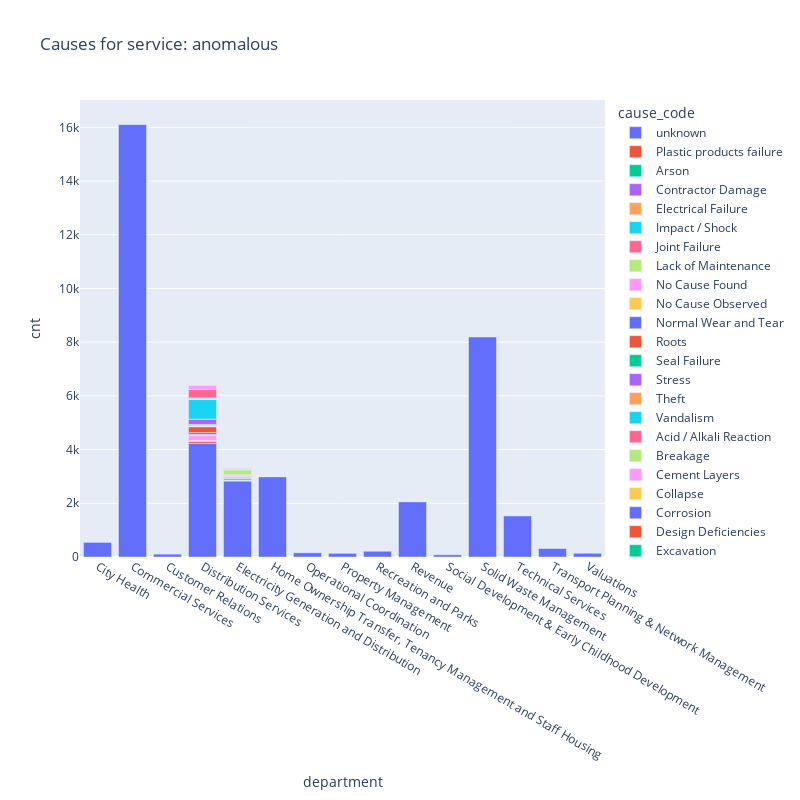

Notebook source saved alongside this figure:
### Code cell
import plotly.express as px

fig = px.bar(sum_table, x="department", y="cnt", color="cause_code", title="Causes for service: anomalous",
                 width=800, height=800)
fig.show()

### Figure 1 — Plotly figure (JSON) as saved in the notebook; plotly's stock layout.template omitted (floating-point values rounded to 4 significant figures)
{"data": [{"alignmentgroup": "True", "hovertemplate": "cause_code=unknown<br>department=%{x}<br>cnt=%{y}<extra></extra>", "legendgroup": "unknown", "marker": {"color": "#636efa", "pattern": {"shape": ""}}, "name": "unknown", "offsetgroup": "unknown", "orientation": "v", "showlegend": true, "textposition": "auto", "type": "bar", "x": ["City Health", "Commercial Services", "Customer Relations", "Distribution Services", "Electricity Generation and Distribution", "Home Ownership Transfer, Tenancy Management and Staff Housing", "Operational Coordination", "Property Management", "Recreation and Parks", "Revenue", "Social Development & Early Childhood Development", "Solid Waste Management", "Technical Services", "Transport Planning & Network Management", "Valuations"], "xaxis": "x", "y": [555, 16127, 107, 4229, 2840, 2994, 156, 135, 214, 2052, 82, 8195, 1528, 328, 138], "yaxis": "y"}, {"alignmentgroup": "True", "hovertemplate": "cause_code=Plastic products failure<br>department=%{x}<br>cnt=%{y}<extra></extra>", "legendgroup": "Plastic products failure", "marker": {"color": "#EF553B", "pattern": {"shape": ""}}, "name": "Plastic products failure", "offsetgroup": "Plastic products failure", "orientation": "v", "showlegend": true, "textposition": "auto", "type": "bar", "x": ["City Health", "Commercial Services", "Distribution Services"], "xaxis": "x", "y": [1, 4, 69], "yaxis": "y"}, {"alignmentgroup": "True", "hovertemplate": "cause_code=Arson<br>department=%{x}<br>cnt=%{y}<extra></extra>", "legendgroup": "Arson", "marker": {"color": "#00cc96", "pattern": {"shape": ""}}, "name": "Arson", "offsetgroup": "Arson", "orientation": "v", "showlegend": true, "textposition": "auto", "type": "bar", "x": ["Commercial Services"], "xaxis": "x", "y": [1], "yaxis": "y"}, {"alignmentgroup": "True", "hovertemplate": "cause_code=Contractor Damage<br>department=%{x}<br>cnt=%{y}<extra></extra>", "legendgroup": "Contractor Damage", "marker": {"color": "#ab63fa", "pattern": {"shape": ""}}, "name": "Contractor Damage", "offsetgroup": "Contractor Damage", "orientation": "v", "showlegend": true, "textposition": "auto", "type": "bar", "x": ["Commercial Services", "Distribution Services"], "xaxis": "x", "y": [2, 2], "yaxis": "y"}, {"alignmentgroup": "True", "hovertemplate": "cause_code=Electrical Failure<br>department=%{x}<br>cnt=%{y}<extra></extra>", "legendgroup": "Electrical Failure", "marker": {"color": "#FFA15A", "pattern": {"shape": ""}}, "name": "Electrical Failure", "offsetgroup": "Electrical Failure", "orientation": "v", "showlegend": true, "textposition": "auto", "type": "bar", "x": ["Commercial Services"], "xaxis": "x", "y": [1], "yaxis": "y"}, {"alignmentgroup": "True", "hovertemplate": "cause_code=Impact / Shock<br>department=%{x}<br>cnt=%{y}<extra></extra>", "legendgroup": "Impact / Shock", "marker": {"color": "#19d3f3", "pattern": {"shape": ""}}, "name": "Impact / Shock", "offsetgroup": "Impact / Shock", "orientation": "v", "showlegend": true, "textposition": "auto", "type": "bar", "x": ["Commercial Services", "Distribution Services"], "xaxis": "x", "y": [1, 9], "yaxis": "y"}, {"alignmentgroup": "True", "hovertemplate": "cause_code=Joint Failure<br>department=%{x}<br>cnt=%{y}<extra></extra>", "legendgroup": "Joint Failure", "marker": {"color": "#FF6692", "pattern": {"shape": ""}}, "name": "Joint Failure", "offsetgroup": "Joint Failure", "orientation": "v", "showlegend": true, "textposition": "auto", "type": "bar", "x": ["Commercial Services", "Distribution Services"], "xaxis": "x", "y": [1, 28], "yaxis": "y"}, {"alignmentgroup": "True", "hovertemplate": "cause_code=Lack of Maintenance<br>department=%{x}<br>cnt=%{y}<extra></extra>", "legendgroup": "Lack of Maintenance", "marker": {"color": "#B6E880", "pattern": {"shape": ""}}, "name": "Lack of Maintenance", "offsetgroup": "Lack of Maintenance", "orientation": "v", "showlegend": true, "textposition": "auto", "type": "bar", "x": ["Commercial Services", "Distribution Services"], "xaxis": "x", "y": [1, 2], "yaxis": "y"}, {"alignmentgroup": "True", "hovertemplate": "cause_code=No Cause Found<br>department=%{x}<br>cnt=%{y}<extra></extra>", "legendgroup": "No Cause Found", "marker": {"color": "#FF97FF", "pattern": {"shape": ""}}, "name": "No Cause Found", "offsetgroup": "No Cause Found", "orientation": "v", "showlegend": true, "textposition": "auto", "type": "bar", "x": ["Commercial Services", "Distribution Services", "Home Ownership Transfer, Tenancy Management and Staff Housing"], "xaxis": "x", "y": [11, 179, 1], "yaxis": "y"}, {"alignmentgroup": "True", "hovertemplate": "cause_code=No Cause Observed<br>department=%{x}<br>cnt=%{y}<extra></extra>", "legendgroup": "No Cause Observed", "marker": {"color": "#FECB52", "pattern": {"shape": ""}}, "name": "No Cause Observed", "offsetgroup": "No Cause Observed", "orientation": "v", "showlegend": true, "textposition": "auto", "type": "bar", "x": ["Commercial Services", "Distribution Services", "Home Ownership Transfer, Tenancy Management and Staff Housing"], "xaxis": "x", "y": [9, 44, 1], "yaxis": "y"}, {"alignmentgroup": "True", "hovertemplate": "cause_code=Normal Wear and Tear<br>department=%{x}<br>cnt=%{y}<extra></extra>", "legendgroup": "Normal Wear and Tear", "marker": {"color": "#636efa", "pattern": {"shape": ""}}, "name": "Normal Wear and Tear", "offsetgroup": "Normal Wear and Tear", "orientation": "v", "showlegend": true, "textposition": "auto", "type": "bar", "x": ["Commercial Services", "Distribution Services"], "xaxis": "x", "y": [2, 68], "yaxis": "y"}, {"alignmentgroup": "True", "hovertemplate": "cause_code=Roots<br>department=%{x}<br>cnt=%{y}<extra></extra>", "legendgroup": "Roots", "marker": {"color": "#EF553B", "pattern": {"shape": ""}}, "name": "Roots", "offsetgroup": "Roots", "orientation": "v", "showlegend": true, "textposition": "auto", "type": "bar", "x": ["Commercial Services", "Distribution Services"], "xaxis": "x", "y": [1, 222], "yaxis": "y"}, {"alignmentgroup": "True", "hovertemplate": "cause_code=Seal Failure<br>department=%{x}<br>cnt=%{y}<extra></extra>", "legendgroup": "Seal Failure", "marker": {"color": "#00cc96", "pattern": {"shape": ""}}, "name": "Seal Failure", "offsetgroup": "Seal Failure", "orientation": "v", "showlegend": true, "textposition": "auto", "type": "bar", "x": ["Commercial Services", "Distribution Services"], "xaxis": "x", "y": [1, 6], "yaxis": "y"}, {"alignmentgroup": "True", "hovertemplate": "cause_code=Stress<br>department=%{x}<br>cnt=%{y}<extra></extra>", "legendgroup": "Stress", "marker": {"color": "#ab63fa", "pattern": {"shape": ""}}, "name": "Stress", "offsetgroup": "Stress", "orientation": "v", "showlegend": true, "textposition": "auto", "type": "bar", "x": ["Commercial Services", "Distribution Services"], "xaxis": "x", "y": [1, 2], "yaxis": "y"}, {"alignmentgroup": "True", "hovertemplate": "cause_code=Theft<br>department=%{x}<br>cnt=%{y}<extra></extra>", "legendgroup": "Theft", "marker": {"color": "#FFA15A", "pattern": {"shape": ""}}, "name": "Theft", "offsetgroup": "Theft", "orientation": "v", "showlegend": true, "textposition": "auto", "type": "bar", "x": ["Commercial Services", "Distribution Services", "Electricity Generation and Distribution"], "xaxis": "x", "y": [1, 7, 1], "yaxis": "y"}, {"alignmentgroup": "True", "hovertemplate": "cause_code=Vandalism<br>department=%{x}<br>cnt=%{y}<extra></extra>", "legendgroup": "Vandalism", "marker": {"color": "#19d3f3", "pattern": {"shape": ""}}, "name": "Vandalism", "offsetgroup": "Vandalism", "orientation": "v", "showlegend": true, "textposition": "auto", "type": "bar", "x": ["Commercial Services", "Distribution Services"], "xaxis": "x", "y": [2, 1], "yaxis": "y"}, {"alignmentgroup": "True", "hovertemplate": "cause_code=Acid / Alkali Reaction<br>department=%{x}<br>cnt=%{y}<extra></extra>", "legendgroup": "Acid / Alkali Reaction", "marker": {"color": "#FF6692", "pattern": {"shape": ""}}, "name": "Acid / Alkali Reaction", "offsetgroup": "Acid / Alkali Reaction", "orientation": "v", "showlegend": true, "textposition": "auto", "type": "bar", "x": ["Distribution Services"], "xaxis": "x", "y": [3], "yaxis": "y"}, {"alignmentgroup": "True", "hovertemplate": "cause_code=Breakage<br>department=%{x}<br>cnt=%{y}<extra></extra>", "legendgroup": "Breakage", "marker": {"color": "#B6E880", "pattern": {"shape": ""}}, "name": "Breakage", "offsetgroup": "Breakage", "orientation": "v", "showlegend": true, "textposition": "auto", "type": "bar", "x": ["Distribution Services"], "xaxis": "x", "y": [1], "yaxis": "y"}, {"alignmentgroup": "True", "hovertemplate": "cause_code=Cement Layers<br>department=%{x}<br>cnt=%{y}<extra></extra>", "legendgroup": "Cement Layers", "marker": {"color": "#FF97FF", "pattern": {"shape": ""}}, "name": "Cement Layers", "offsetgroup": "Cement Layers", "orientation": "v", "showlegend": true, "textposition": "auto", "type": "bar", "x": ["Distribution Services"], "xaxis": "x", "y": [1], "yaxis": "y"}, {"alignmentgroup": "True", "hovertemplate": "cause_code=Collapse<br>department=%{x}<br>cnt=%{y}<extra></extra>", "legendgroup": "Collapse", "marker": {"color": "#FECB52", "pattern": {"shape": ""}}, "name": "Collapse", "offsetgroup": "Collapse", "orientation": "v", "showlegend": true, "textposition": "auto", "type": "bar", "x": ["Distribution Services"], "xaxis": "x", "y": [7], "yaxis": "y"}, {"alignmentgroup": "True", "hovertemplate": "cause_code=Corrosion<br>department=%{x}<br>cnt=%{y}<extra></extra>", "legendgroup": "Corrosion", "marker": {"color": "#636efa", "pattern": {"shape": ""}}, "name": "Corrosion", "offsetgroup": "Corrosion", "orientation": "v", "showlegend": true, "textposition": "auto", "type": "bar", "x": ["Distribution Services", "Electricity Generation and Distribution"], "xaxis": "x", "y": [22, 2], "yaxis": "y"}, {"alignmentgroup": "True", "hovertemplate": "cause_code=Design Deficiencies<br>department=%{x}<br>cnt=%{y}<extra></extra>", "legendgroup": "Design Deficiencies", "marker": {"color": "#EF553B", "pattern": {"shape": ""}}, "name": "Design Deficiencies", "offsetgroup": "Design Deficiencies", "orientation": "v", "showlegend": true, "textposition": "auto", "type": "bar", "x": ["Distribution Services"], "xaxis": "x", "y": [9], "yaxis": "y"}, {"alignmentgroup": "True", "hovertemplate": "cause_code=Excavation<br>department=%{x}<br>cnt=%{y}<extra></extra>", "legendgroup": "Excavation", "marker": {"color": "#00cc96", "pattern": {"shape": ""}}, "name": "Excavation", "offsetgroup": "Excavation", "orientation": "v", "showlegend": true, "textposition": "auto", "type": "bar", "x": ["Distribution Services", "Electricity Generation and Distribution"], "xaxis": "x", "y": [25, 2], "yaxis": "y"}, {"alignmentgroup": "True", "hovertemplate": "cause_code=Fats<br>department=%{x}<br>cnt=%{y}<extra></extra>", "legendgroup": "Fats", "marker": {"color": "#ab63fa", "pattern": {"shape": ""}}, "name": "Fats", "offsetgroup": "Fats", "orientation": "v", "showlegend": true, "textposition": "auto", "type": "bar", "x": ["Distribution Services"], "xaxis": "x", "y": [198], "yaxis": "y"}, {"alignmentgroup": "True", "hovertemplate": "cause_code=Ferrule Failure<br>department=%{x}<br>cnt=%{y}<extra></extra>", "legendgroup": "Ferrule Failure", "marker": {"color": "#FFA15A", "pattern": {"shape": ""}}, "name": "Ferrule Failure", "offsetgroup": "Ferrule Failure", "orientation": "v", "showlegend": true, "textposition": "auto", "type": "bar", "x": ["Distribution Services"], "xaxis": "x", "y": [1], "yaxis": "y"}, {"alignmentgroup": "True", "hovertemplate": "cause_code=Foreign Objects<br>department=%{x}<br>cnt=%{y}<extra></extra>", "legendgroup": "Foreign Objects", "marker": {"color": "#19d3f3", "pattern": {"shape": ""}}, "name": "Foreign Objects", "offsetgroup": "Foreign Objects", "orientation": "v", "showlegend": true, "textposition": "auto", "type": "bar", "x": ["Distribution Services"], "xaxis": "x", "y": [727], "yaxis": "y"}, {"alignmentgroup": "True", "hovertemplate": "cause_code=Gasket Failure<br>department=%{x}<br>cnt=%{y}<extra></extra>", "legendgroup": "Gasket Failure", "marker": {"color": "#FF6692", "pattern": {"shape": ""}}, "name": "Gasket Failure", "offsetgroup": "Gasket Failure", "orientation": "v", "showlegend": true, "textposition": "auto", "type": "bar", "x": ["Distribution Services"], "xaxis": "x", "y": [3], "yaxis": "y"}, {"alignmentgroup": "True", "hovertemplate": "cause_code=Insect Infestation<br>department=%{x}<br>cnt=%{y}<extra></extra>", "legendgroup": "Insect Infestation", "marker": {"color": "#B6E880", "pattern": {"shape": ""}}, "name": "Insect Infestation", "offsetgroup": "Insect Infestation", "orientation": "v", "showlegend": true, "textposition": "auto", "type": "bar", "x": ["Distribution Services"], "xaxis": "x", "y": [9], "yaxis": "y"}, {"alignmentgroup": "True", "hovertemplate": "cause_code=Loose Connection<br>department=%{x}<br>cnt=%{y}<extra></extra>", "legendgroup": "Loose Connection", "marker": {"color": "#FF97FF", "pattern": {"shape": ""}}, "name": "Loose Connection", "offsetgroup": "Loose Connection", "orientation": "v", "showlegend": true, "textposition": "auto", "type": "bar", "x": ["Distribution Services", "Electricity Generation and Distribution"], "xaxis": "x", "y": [16, 17], "yaxis": "y"}, {"alignmentgroup": "True", "hovertemplate": "cause_code=Malicious Damage<br>department=%{x}<br>cnt=%{y}<extra></extra>", "legendgroup": "Malicious Damage", "marker": {"color": "#FECB52", "pattern": {"shape": ""}}, "name": "Malicious Damage", "offsetgroup": "Malicious Damage", "orientation": "v", "showlegend": true, "textposition": "auto", "type": "bar", "x": ["Distribution Services"], "xaxis": "x", "y": [2], "yaxis": "y"}, {"alignmentgroup": "True", "hovertemplate": "cause_code=Metal Fatigue<br>department=%{x}<br>cnt=%{y}<extra></extra>", "legendgroup": "Metal Fatigue", "marker": {"color": "#636efa", "pattern": {"shape": ""}}, "name": "Metal Fatigue", "offsetgroup": "Metal Fatigue", "orientation": "v", "showlegend": true, "textposition": "auto", "type": "bar", "x": ["Distribution Services"], "xaxis": "x", "y": [1], "yaxis": "y"}, {"alignmentgroup": "True", "hovertemplate": "cause_code=Negligence<br>department=%{x}<br>cnt=%{y}<extra></extra>", "legendgroup": "Negligence", "marker": {"color": "#EF553B", "pattern": {"shape": ""}}, "name": "Negligence", "offsetgroup": "Negligence", "orientation": "v", "showlegend": true, "textposition": "auto", "type": "bar", "x": ["Distribution Services"], "xaxis": "x", "y": [1], "yaxis": "y"}, {"alignmentgroup": "True", "hovertemplate": "cause_code=Over-tightening<br>department=%{x}<br>cnt=%{y}<extra></extra>", "legendgroup": "Over-tightening", "marker": {"color": "#00cc96", "pattern": {"shape": ""}}, "name": "Over-tightening", "offsetgroup": "Over-tightening", "orientation": "v", "showlegend": true, "textposition": "auto", "type": "bar", "x": ["Distribution Services"], "xaxis": "x", "y": [3], "yaxis": "y"}, {"alignmentgroup": "True", "hovertemplate": "cause_code=Poor Protection<br>department=%{x}<br>cnt=%{y}<extra></extra>", "legendgroup": "Poor Protection", "marker": {"color": "#ab63fa", "pattern": {"shape": ""}}, "name": "Poor Protection", "offsetgroup": "Poor Protection", "orientation": "v", "showlegend": true, "textposition": "auto", "type": "bar", "x": ["Distribution Services"], "xaxis": "x", "y": [1], "yaxis": "y"}, {"alignmentgroup": "True", "hovertemplate": "cause_code=Poor Workmanship<br>department=%{x}<br>cnt=%{y}<extra></extra>", "legendgroup": "Poor Workmanship", "marker": {"color": "#FFA15A", "pattern": {"shape": ""}}, "name": "Poor Workmanship", "offsetgroup": "Poor Workmanship", "orientation": "v", "showlegend": true, "textposition": "auto", "type": "bar", "x": ["Distribution Services"], "xaxis": "x", "y": [1], "yaxis": "y"}, {"alignmentgroup": "True", "hovertemplate": "cause_code=Pump Failure<br>department=%{x}<br>cnt=%{y}<extra></extra>", "legendgroup": "Pump Failure", "marker": {"color": "#19d3f3", "pattern": {"shape": ""}}, "name": "Pump Failure", "offsetgroup": "Pump Failure", "orientation": "v", "showlegend": true, "textposition": "auto", "type": "bar", "x": ["Distribution Services"], "xaxis": "x", "y": [25], "yaxis": "y"}, {"alignmentgroup": "True", "hovertemplate": "cause_code=Rags<br>department=%{x}<br>cnt=%{y}<extra></extra>", "legendgroup": "Rags", "marker": {"color": "#FF6692", "pattern": {"shape": ""}}, "name": "Rags", "offsetgroup": "Rags", "orientation": "v", "showlegend": true, "textposition": "auto", "type": "bar", "x": ["Distribution Services"], "xaxis": "x", "y": [312], "yaxis": "y"}, {"alignmentgroup": "True", "hovertemplate": "cause_code=Saddle Failure<br>department=%{x}<br>cnt=%{y}<extra></extra>", "legendgroup": "Saddle Failure", "marker": {"color": "#B6E880", "pattern": {"shape": ""}}, "name": "Saddle Failure", "offsetgroup": "Saddle Failure", "orientation": "v", "showlegend": true, "textposition": "auto", "type": "bar", "x": ["Distribution Services"], "xaxis": "x", "y": [4], "yaxis": "y"}, {"alignmentgroup": "True", "hovertemplate": "cause_code=Sand<br>department=%{x}<br>cnt=%{y}<extra></extra>", "legendgroup": "Sand", "marker": {"color": "#FF97FF", "pattern": {"shape": ""}}, "name": "Sand", "offsetgroup": "Sand", "orientation": "v", "showlegend": true, "textposition": "auto", "type": "bar", "x": ["Distribution Services"], "xaxis": "x", "y": [156], "yaxis": "y"}, {"alignmentgroup": "True", "hovertemplate": "cause_code=Sewage Ingress<br>department=%{x}<br>cnt=%{y}<extra></extra>", "legendgroup": "Sewage Ingress", "marker": {"color": "#FECB52", "pattern": {"shape": ""}}, "name": "Sewage Ingress", "offsetgroup": "Sewage Ingress", "orientation": "v", "showlegend": true, "textposition": "auto", "type": "bar", "x": ["Distribution Services"], "xaxis": "x", "y": [2], "yaxis": "y"}, {"alignmentgroup": "True", "hovertemplate": "cause_code=Storm Water Ingress<br>department=%{x}<br>cnt=%{y}<extra></extra>", "legendgroup": "Storm Water Ingress", "marker": {"color": "#636efa", "pattern": {"shape": ""}}, "name": "Storm Water Ingress", "offsetgroup": "Storm Water Ingress", "orientation": "v", "showlegend": true, "textposition": "auto", "type": "bar", "x": ["Distribution Services"], "xaxis": "x", "y": [2], "yaxis": "y"}, {"alignmentgroup": "True", "hovertemplate": "cause_code=Subsidence<br>department=%{x}<br>cnt=%{y}<extra></extra>", "legendgroup": "Subsidence", "marker": {"color": "#EF553B", "pattern": {"shape": ""}}, "name": "Subsidence", "offsetgroup": "Subsidence", "orientation": "v", "showlegend": true, "textposition": "auto", "type": "bar", "x": ["Distribution Services"], "xaxis": "x", "y": [19], "yaxis": "y"}, {"alignmentgroup": "True", "hovertemplate": "cause_code=Vehicle Impact<br>department=%{x}<br>cnt=%{y}<extra></extra>", "legendgroup": "Vehicle Impact", "marker": {"color": "#00cc96", "pattern": {"shape": ""}}, "name": "Vehicle Impact", "offsetgroup": "Vehicle Impact", "orientation": "v", "showlegend": true, "textposition": "auto", "type": "bar", "x": ["Distribution Services"], "xaxis": "x", "y": [1], "yaxis": "y"}, {"alignmentgroup": "True", "hovertemplate": "cause_code=Water Hammer<br>department=%{x}<br>cnt=%{y}<extra></extra>", "legendgroup": "Water Hammer", "marker": {"color": "#ab63fa", "pattern": {"shape": ""}}, "name": "Water Hammer", "offsetgroup": "Water Hammer", "orientation": "v", "showlegend": true, "textposition": "auto", "type": "bar", "x": ["Distribution Services"], "xaxis": "x", "y": [1], "yaxis": "y"}, {"alignmentgroup": "True", "hovertemplate": "cause_code=By-passed<br>department=%{x}<br>cnt=%{y}<extra></extra>", "legendgroup": "By-passed", "marker": {"color": "#FFA15A", "pattern": {"shape": ""}}, "name": "By-passed", "offsetgroup": "By-passed", "orientation": "v", "showlegend": true, "textposition": "auto", "type": "bar", "x": ["Electricity Generation and Distribution"], "xaxis": "x", "y": [2], "yaxis": "y"}, {"alignmentgroup": "True", "hovertemplate": "cause_code=Consumer Fault<br>department=%{x}<br>cnt=%{y}<extra></extra>", "legendgroup": "Consumer Fault", "marker": {"color": "#19d3f3", "pattern": {"shape": ""}}, "name": "Consumer Fault", "offsetgroup": "Consumer Fault", "orientation": "v", "showlegend": true, "textposition": "auto", "type": "bar", "x": ["Electricity Generation and Distribution"], "xaxis": "x", "y": [69], "yaxis": "y"}, {"alignmentgroup": "True", "hovertemplate": "cause_code=E/Leakage<br>department=%{x}<br>cnt=%{y}<extra></extra>", "legendgroup": "E/Leakage", "marker": {"color": "#FF6692", "pattern": {"shape": ""}}, "name": "E/Leakage", "offsetgroup": "E/Leakage", "orientation": "v", "showlegend": true, "textposition": "auto", "type": "bar", "x": ["Electricity Generation and Distribution"], "xaxis": "x", "y": [5], "yaxis": "y"}, {"alignmentgroup": "True", "hovertemplate": "cause_code=Fatigue/Ageing<br>department=%{x}<br>cnt=%{y}<extra></extra>", "legendgroup": "Fatigue/Ageing", "marker": {"color": "#B6E880", "pattern": {"shape": ""}}, "name": "Fatigue/Ageing", "offsetgroup": "Fatigue/Ageing", "orientation": "v", "showlegend": true, "textposition": "auto", "type": "bar", "x": ["Electricity Generation and Distribution"], "xaxis": "x", "y": [60], "yaxis": "y"}, {"alignmentgroup": "True", "hovertemplate": "cause_code=Faulty<br>department=%{x}<br>cnt=%{y}<extra></extra>", "legendgroup": "Faulty", "marker": {"color": "#FF97FF", "pattern": {"shape": ""}}, "name": "Faulty", "offsetgroup": "Faulty", "orientation": "v", "showlegend": true, "textposition": "auto", "type": "bar", "x": ["Electricity Generation and Distribution"], "xaxis": "x", "y": [34], "yaxis": "y"}, {"alignmentgroup": "True", "hovertemplate": "cause_code=Fire<br>department=%{x}<br>cnt=%{y}<extra></extra>", "legendgroup": "Fire", "marker": {"color": "#FECB52", "pattern": {"shape": ""}}, "name": "Fire", "offsetgroup": "Fire", "orientation": "v", "showlegend": true, "textposition": "auto", "type": "bar", "x": ["Electricity Generation and Distribution"], "xaxis": "x", "y": [2], "yaxis": "y"}, {"alignmentgroup": "True", "hovertemplate": "cause_code=Moisture<br>department=%{x}<br>cnt=%{y}<extra></extra>", "legendgroup": "Moisture", "marker": {"color": "#636efa", "pattern": {"shape": ""}}, "name": "Moisture", "offsetgroup": "Moisture", "orientation": "v", "showlegend": true, "textposition": "auto", "type": "bar", "x": ["Electricity Generation and Distribution"], "xaxis": "x", "y": [1], "yaxis": "y"}, {"alignmentgroup": "True", "hovertemplate": "cause_code=Negligent<br>department=%{x}<br>cnt=%{y}<extra></extra>", "legendgroup": "Negligent", "marker": {"color": "#EF553B", "pattern": {"shape": ""}}, "name": "Negligent", "offsetgroup": "Negligent", "orientation": "v", "showlegend": true, "textposition": "auto", "type": "bar", "x": ["Electricity Generation and Distribution"], "xaxis": "x", "y": [1], "yaxis": "y"}, {"alignmentgroup": "True", "hovertemplate": "cause_code=No Maintenance<br>department=%{x}<br>cnt=%{y}<extra></extra>", "legendgroup": "No Maintenance", "marker": {"color": "#00cc96", "pattern": {"shape": ""}}, "name": "No Maintenance", "offsetgroup": "No Maintenance", "orientation": "v", "showlegend": true, "textposition": "auto", "type": "bar", "x": ["Electricity Generation and Distribution"], "xaxis": "x", "y": [1], "yaxis": "y"}, {"alignmentgroup": "True", "hovertemplate": "cause_code=No Payment<br>department=%{x}<br>cnt=%{y}<extra></extra>", "legendgroup": "No Payment", "marker": {"color": "#ab63fa", "pattern": {"shape": ""}}, "name": "No Payment", "offsetgroup": "No Payment", "orientation": "v", "showlegend": true, "textposition": "auto", "type": "bar", "x": ["Electricity Generation and Distribution"], "xaxis": "x", "y": [1], "yaxis": "y"}, {"alignmentgroup": "True", "hovertemplate": "cause_code=No Tampering Found<br>department=%{x}<br>cnt=%{y}<extra></extra>", "legendgroup": "No Tampering Found", "marker": {"color": "#FFA15A", "pattern": {"shape": ""}}, "name": "No Tampering Found", "offsetgroup": "No Tampering Found", "orientation": "v", "showlegend": true, "textposition": "auto", "type": "bar", "x": ["Electricity Generation and Distribution"], "xaxis": "x", "y": [3], "yaxis": "y"}, {"alignmentgroup": "True", "hovertemplate": "cause_code=No Units<br>department=%{x}<br>cnt=%{y}<extra></extra>", "legendgroup": "No Units", "marker": {"color": "#19d3f3", "pattern": {"shape": ""}}, "name": "No Units", "offsetgroup": "No Units", "orientation": "v", "showlegend": true, "textposition": "auto", "type": "bar", "x": ["Electricity Generation and Distribution"], "xaxis": "x", "y": [17], "yaxis": "y"}, {"alignmentgroup": "True", "hovertemplate": "cause_code=None<br>department=%{x}<br>cnt=%{y}<extra></extra>", "legendgroup": "None", "marker": {"color": "#FF6692", "pattern": {"shape": ""}}, "name": "None", "offsetgroup": "None", "orientation": "v", "showlegend": true, "textposition": "auto", "type": "bar", "x": ["Electricity Generation and Distribution"], "xaxis": "x", "y": [11], "yaxis": "y"}, {"alignmentgroup": "True", "hovertemplate": "cause_code=None/Private<br>department=%{x}<br>cnt=%{y}<extra></extra>", "legendgroup": "None/Private", "marker": {"color": "#B6E880", "pattern": {"shape": ""}}, "name": "None/Private", "offsetgroup": "None/Private", "orientation": "v", "showlegend": true, "textposition": "auto", "type": "bar", "x": ["Electricity Generation and Distribution", "Home Ownership Transfer, Tenancy Management and Staff Housing"], "xaxis": "x", "y": [173, 2], "yaxis": "y"}, {"alignmentgroup": "True", "hovertemplate": "cause_code=Overload<br>department=%{x}<br>cnt=%{y}<extra></extra>", "legendgroup": "Overload", "marker": {"color": "#FF97FF", "pattern": {"shape": ""}}, "name": "Overload", "offsetgroup": "Overload", "orientation": "v", "showlegend": true, "textposition": "auto", "type": "bar", "x": ["Electricity Generation and Distribution"], "xaxis": "x", "y": [16], "yaxis": "y"}, {"alignmentgroup": "True", "hovertemplate": "cause_code=Short Circuit<br>department=%{x}<br>cnt=%{y}<extra></extra>", "legendgroup": "Short Circuit", "marker": {"color": "#FECB52", "pattern": {"shape": ""}}, "name": "Short Circuit", "offsetgroup": "Short Circuit", "orientation": "v", "showlegend": true, "textposition": "auto", "type": "bar", "x": ["Electricity Generation and Distribution"], "xaxis": "x", "y": [30], "yaxis": "y"}, {"alignmentgroup": "True", "hovertemplate": "cause_code=Software Problem<br>department=%{x}<br>cnt=%{y}<extra></extra>", "legendgroup": "Software Problem", "marker": {"color": "#636efa", "pattern": {"shape": ""}}, "name": "Software Problem", "offsetgroup": "Software Problem", "orientation": "v", "showlegend": true, "textposition": "auto", "type": "bar", "x": ["Electricity Generation and Distribution"], "xaxis": "x", "y": [13], "yaxis": "y"}, {"alignmentgroup": "True", "hovertemplate": "cause_code=Tampering<br>department=%{x}<br>cnt=%{y}<extra></extra>", "legendgroup": "Tampering", "marker": {"color": "#EF553B", "pattern": {"shape": ""}}, "name": "Tampering", "offsetgroup": "Tampering", "orientation": "v", "showlegend": true, "textposition": "auto", "type": "bar", "x": ["Electricity Generation and Distribution"], "xaxis": "x", "y": [2], "yaxis": "y"}, {"alignmentgroup": "True", "hovertemplate": "cause_code=Token not Accepting<br>department=%{x}<br>cnt=%{y}<extra></extra>", "legendgroup": "Token not Accepting", "marker": {"color": "#00cc96", "pattern": {"shape": ""}}, "name": "Token not Accepting", "offsetgroup": "Token not Accepting", "orientation": "v", "showlegend": true, "textposition": "auto", "type": "bar", "x": ["Electricity Generation and Distribution"], "xaxis": "x", "y": [7], "yaxis": "y"}, {"alignmentgroup": "True", "hovertemplate": "cause_code=Unknown<br>department=%{x}<br>cnt=%{y}<extra></extra>", "legendgroup": "Unknown", "marker": {"color": "#ab63fa", "pattern": {"shape": ""}}, "name": "Unknown", "offsetgroup": "Unknown", "orientation": "v", "showlegend": true, "textposition": "auto", "type": "bar", "x": ["Electricity Generation and Distribution"], "xaxis": "x", "y": [18], "yaxis": "y"}, {"alignmentgroup": "True", "hovertemplate": "cause_code=Vehicle Accident<br>department=%{x}<br>cnt=%{y}<extra></extra>", "legendgroup": "Vehicle Accident", "marker": {"color": "#FFA15A", "pattern": {"shape": ""}}, "name": "Vehicle Accident", "offsetgroup": "Vehicle Accident", "orientation": "v", "showlegend": true, "textposition": "auto", "type": "bar", "x": ["Electricity Generation and Distribution"], "xaxis": "x", "y": [1], "yaxis": "y"}, {"alignmentgroup": "True", "hovertemplate": "cause_code=Vehicle(Mechanical)<br>department=%{x}<br>cnt=%{y}<extra></extra>", "legendgroup": "Vehicle(Mechanical)", "marker": {"color": "#19d3f3", "pattern": {"shape": ""}}, "name": "Vehicle(Mechanical)", "offsetgroup": "Vehicle(Mechanical)", "orientation": "v", "showlegend": true, "textposition": "auto", "type": "bar", "x": ["Electricity Generation and Distribution"], "xaxis": "x", "y": [4], "yaxis": "y"}, {"alignmentgroup": "True", "hovertemplate": "cause_code=Cable Core - Burnt<br>department=%{x}<br>cnt=%{y}<extra></extra>", "legendgroup": "Cable Core - Burnt", "marker": {"color": "#FF6692", "pattern": {"shape": ""}}, "name": "Cable Core - Burnt", "offsetgroup": "Cable Core - Burnt", "orientation": "v", "showlegend": true, "textposition": "auto", "type": "bar", "x": ["Transport Planning & Network Management"], "xaxis": "x", "y": [1], "yaxis": "y"}], "layout": {"barmode": "relative", "height": 800, "legend": {"title": {"text": "cause_code"}, "tracegroupgap": 0}, "title": {"text": "Causes for service: anomalous"}, "width": 800, "xaxis": {"anchor": "y", "domain": [0, 1], "title": {"text": "department"}}, "yaxis": {"anchor": "x", "domain": [0, 1], "title": {"text": "cnt"}}}}
